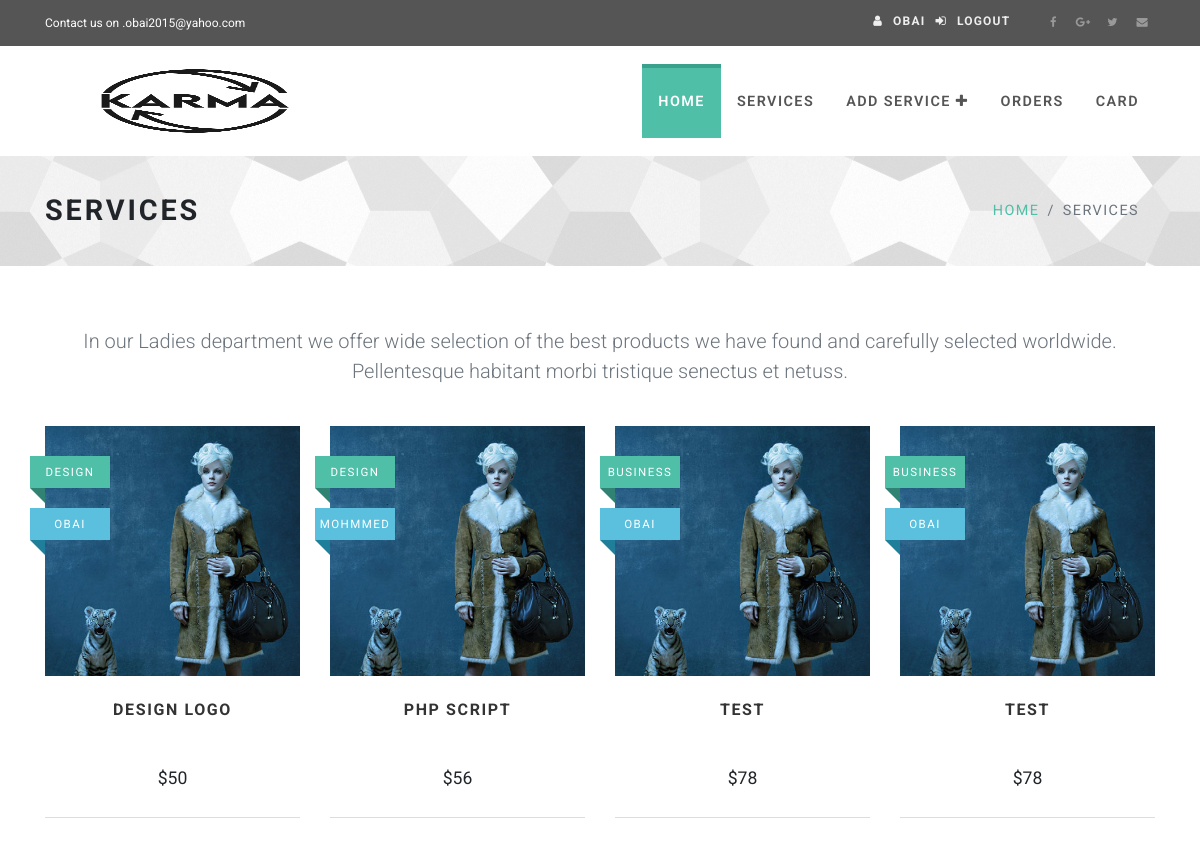
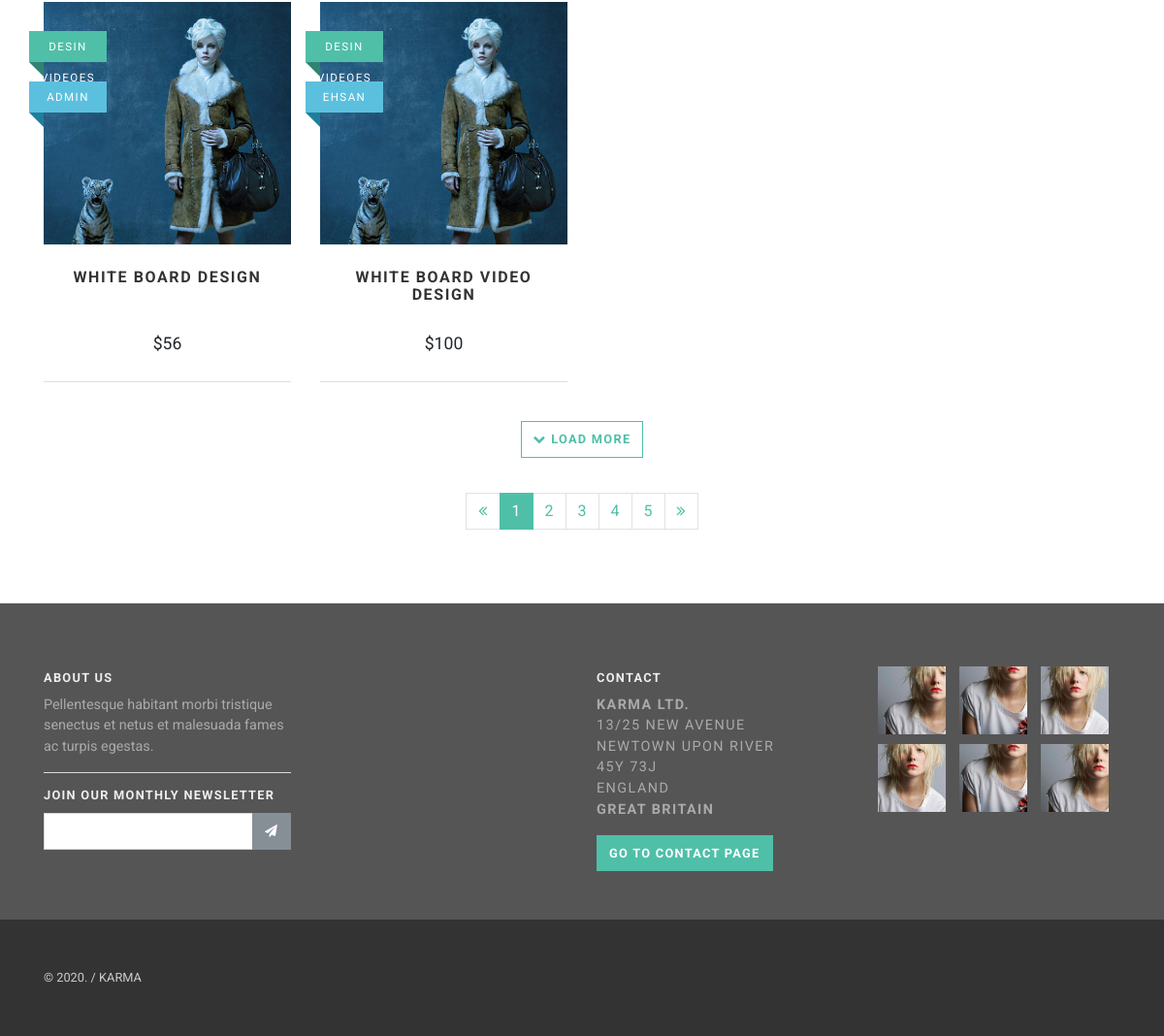
Screenshot of /services.php (signed in) with the database file from the repository (2 pictures, top to bottom).
### tables this page shows
CREATE TABLE `users` (
  `userID` int(11) NOT NULL,
  `Fname` varchar(255) NOT NULL,
  `Lname` varchar(255) NOT NULL,
  `email` varchar(255) NOT NULL,
  `pass` varchar(255) NOT NULL,
  `aboutMe` text NOT NULL,
  `Pimg` varchar(255) NOT NULL,
  `group-id` tinyint(1) NOT NULL DEFAULT 0,
  `createdTime` timestamp NOT NULL DEFAULT current_timestamp()
);

CREATE TABLE `services` (
  `serv_id` int(11) NOT NULL,
  `name` varchar(255) NOT NULL,
  `description` text NOT NULL,
  `price` int(11) NOT NULL,
  `status` varchar(255) NOT NULL,
  `rating` int(11) NOT NULL DEFAULT 0,
  `delivery` varchar(255) NOT NULL,
  `user-id` int(11) NOT NULL,
  `cat-id` int(11) NOT NULL,
  `subb_id` int(11) NOT NULL,
  `date` timestamp NOT NULL DEFAULT current_timestamp()
);

CREATE TABLE `cateogries` (
  `cat_ID` int(11) NOT NULL,
  `cat_name` varchar(255) NOT NULL,
  `ranks` int(11) NOT NULL,
  `visible` tinyint(1) NOT NULL DEFAULT 1
);

### public/init.php (called while the page is built, shortened)
<?php
include 'connect.php';
include './includes/header.php';

### public/services.php (the view, shortened to what this page needs)
<?php
include 'init.php';
if(isset($_SESSION['ID'])){
    $do = isset($_GET['do']) ? $_GET['do'] : 'Manage';
    if($do == 'Manage'){
     $sql2 = "
      SELECT services.*,cateogries.cat_name AS cateogry_name, users.Fname AS user_name, sub_cateogry.sub_name AS sub_cateogry
      FROM services
      INNER JOIN cateogries ON cateogries.cat_ID = services.`cat-id`
      INNER JOIN users ON users.userID = services.`user-id`
      INNER JOIN sub_cateogry ON sub_cateogry.sub_id = services.subb_id ";
      $serma = $conn->prepare($sql2);
      $serma ->execute();
        ?>
<div id="heading-breadcrumbs">
        <div class="container">
          <div class="row d-flex align-items-center flex-wrap">
            <div class="col-md-7">
              <h1 class="h2">Services</h1>
            </div>
            <div class="col-md-5">
              <ul class="breadcrumb d-flex justify-content-end">
                <li class="breadcrumb-item"><a href="index.html">Home</a></li>
                <li class="breadcrumb-item active">Services</li>
              </ul>
            </div>
          </div>
        </div>
      </div>
      <div id="content">
        <div class="container">
          <div class="row bar">
            <div class="col-md-12">
              <p class="text-muted lead text-center">In our Ladies department we offer wide selection of the best products we have found and carefully selected worldwide. Pellentesque habitant morbi tristique senectus et netuss.</p>
              <div class="products-big">
                <div class="row products">
                  <?php
                      while($i = $serma->fetch(PDO::FETCH_OBJ)) {
                        $ids = $i->serv_id;
                        global $ids;
                  ?>
                  <div class="col-lg-3 col-md-4">
                    <div class="product">
                      <div class="image"><a href="shop-detail.html"><img src="img/product1.jpg" alt="" class="img-fluid image1"></a></div>
                      <div class="text">
                        <h3 class="h5"><a href="service-details.php?id=<?php echo $ids; ?>"><?php echo $i->name; ?></a></h3>
                        <p class="price">$<?php echo $i->price; ?></p>
                      </div>
                      <div class="ribbon-holder">
                        <div class="ribbon sale"><small><?php echo $i->cateogry_name; ?></small></div>
                        <div class="ribbon new"><small><?php echo $i->user_name; ?></small></div>
                      </div>
                    </div>
                  </div>
                      <?php } ?>
                </div>
              </div>
              <div class="pages">
                <p class="loadMore text-center"><a href="#" class="btn btn-template-outlined"><i class="fa fa-chevron-down"></i> Load more</a></p>
                <nav aria-label="Page navigation example" class="d-flex justify-content-center">
                  <ul class="pagination">
                    <li class="page-item"><a href="#" class="page-link"> <i class="fa fa-angle-double-left"></i></a></li>
                    <li class="page-item active"><a href="#" class="page-link">1</a></li>
                    <li class="page-item"><a href="#" class="page-link">2</a></li>
                    <li class="page-item"><a href="#" class="page-link">3</a></li>
                    <li class="page-item"><a href="#" class="page-link">4</a></li>
                    <li class="page-item"><a href="#" class="page-link">5</a></li>
                    <li class="page-item"><a href="#" class="page-link"><i class="fa fa-angle-double-right"></i></a></li>
                  </ul>
                </nav>
              </div>
            </div>
          </div>
        </div>
      </div>
   <?php }
    elseif($do == 'Edit') {
        echo 'hello from Edit page ';
    }
    elseif($do == 'Delete') {
        echo 'hello from Delete page ';
    }
}else {
    echo   '<div class="alert alert-danger">YOURE ARE NOT REGESTER PLEASE LOG IN </div>';
}
include './includes/footer.php';

### public/includes/header.php (shortened to what this page needs)
<?php
if(isset($_SESSION['ID'])) {
?>
<!DOCTYPE html>
<html>
  <head>
    <link rel="stylesheet" href="js/jQuery-UI.js">
    <link rel="stylesheet" href="vendor/bootstrap/css/bootstrap.min.css">
    <link rel="stylesheet" href="vendor/font-awesome/css/font-awesome.min.css">
    <link rel="stylesheet" href="vendor/bootstrap-select/css/bootstrap-select.min.css">
    <link rel="stylesheet" href="vendor/owl.carousel/assets/owl.carousel.css">
    <link rel="stylesheet" href="vendor/owl.carousel/assets/owl.theme.default.css">
    <link rel="stylesheet" href="css/style.default.css" id="theme-stylesheet">
    <link rel="stylesheet" href="css/custom.css">
        <link rel="stylesheet" href="//code.jquery.com/ui/1.12.1/themes/base/jquery-ui.css">
  </head>
  <body>
    <div id="all">
      <div class="top-bar">
        <div class="container">
          <div class="row d-flex align-items-center">
            <div class="col-md-6 d-md-block d-none">
              <p>Contact us on .obai2015@yahoo.com</p>
            </div>
            <div class="col-md-6">
              <div class="d-flex justify-content-md-end justify-content-between">
                <?php
                  $sql = "SELECT * FROM users WHERE userID = '".$_SESSION['ID']."'";
                  $stmt3 = $conn->prepare($sql);
                  $stmt3->execute();
                  $inf = $stmt3->fetch(PDO::FETCH_ASSOC);
                ?>
                <div class="login"><a href="profile.php"  class="login-btn"><i class="fa fa-user"></i><span class="d-none d-md-inline-block"><?php if(isset($_SESSION['ID'])) { echo $inf['Fname'];} ?></span></a><a href="logout.php"  class="login-btn"><i class="fa fa-sign-in"></i><span class="d-none d-md-inline-block">Logout</span></a></div>
                <ul class="social-custom list-inline">
                  <li class="list-inline-item"><a href="#"><i class="fa fa-facebook"></i></a></li>
                  <li class="list-inline-item"><a href="#"><i class="fa fa-google-plus"></i></a></li>
                  <li class="list-inline-item"><a href="#"><i class="fa fa-twitter"></i></a></li>
                  <li class="list-inline-item"><a href="#"><i class="fa fa-envelope"></i></a></li>
                </ul>
              </div>
            </div>
          </div>
        </div>
      </div>
      <header class="nav-holder make-sticky">
        <div id="navbar" role="navigation" class="navbar navbar-expand-lg">
          <div class="container"><a href="dashboard.php" class="navbar-brand home"><img src="karma2.png" width="300px" height="100px" alt="Universal logo" class="d-none d-md-inline-block"></a>
            <div id="navigation" class="navbar-collapse collapse">
              <ul class="nav navbar-nav ml-auto">
                <li class="nav-item  active"><a href="dashboard.php" >Home <b class="caret"></b></a>
                    </li>
                  </ul>
                <li class="nav-item dropdown menu-large"><a href="services.php"  >Services<b class="caret"></b></a>
                </li>
                <li class="nav-item dropdown menu-large"><a href="services.php?do=Add"  >Add service <i class="fa fa-plus"></i> <b class="caret"></b></a>
                </li>
                <li class="nav-item dropdown menu-large"><a href="order.php"  >Orders<b class="caret"></b></a>
                </li>
                <li class="nav-item dropdown"><a href="card.php"  >card <b class="caret"></b></a>
                </li>
            </div>
          </div>
        </div>
      </header>
<?php }else {
     header ('location:index.php');
} ?>

### public/includes/footer.php (shortened to what this page needs)
   <footer class="main-footer">
        <div class="container">
          <div class="row">
            <div class="col-lg-3">
              <h4 class="h6">About Us</h4>
              <p>Pellentesque habitant morbi tristique senectus et netus et malesuada fames ac turpis egestas.</p>
              <hr>
              <h4 class="h6">Join Our Monthly Newsletter</h4>
              <form>
                <div class="input-group">
                  <input type="text" class="form-control">
                  <div class="input-group-append">
                    <button type="button" class="btn btn-secondary"><i class="fa fa-send"></i></button>
                  </div>
                </div>
              </form>
            </div>
            <div class="col-lg-3">
            </div>
            <div class="col-lg-3">
              <h4 class="h6">Contact</h4>
              <p class="text-uppercase"><strong>Karma Ltd.</strong><br>13/25 New Avenue <br>Newtown upon River <br>45Y 73J <br>England <br><strong>Great Britain</strong></p><a href="contact.html" class="btn btn-template-main">Go to contact page</a>
            </div>
            <div class="col-lg-3">
              <ul class="list-inline photo-stream">
                <li class="list-inline-item"><a href="#"><img src="img/detailsquare.jpg" alt="..." class="img-fluid"></a></li>
                <li class="list-inline-item"><a href="#"><img src="img/detailsquare2.jpg" alt="..." class="img-fluid"></a></li>
                <li class="list-inline-item"><a href="#"><img src="img/detailsquare3.jpg" alt="..." class="img-fluid"></a></li>
                <li class="list-inline-item"><a href="#"><img src="img/detailsquare3.jpg" alt="..." class="img-fluid"></a></li>
                <li class="list-inline-item"><a href="#"><img src="img/detailsquare2.jpg" alt="..." class="img-fluid"></a></li>
                <li class="list-inline-item"><a href="#"><img src="img/detailsquare.jpg" alt="..." class="img-fluid"></a></li>
              </ul>
            </div>
          </div>
        </div>
        <div class="copyrights">
          <div class="container">
            <div class="row">
              <div class="col-lg-4 text-center-md">
                <p>&copy; 2020.  / KARMA</p>
              </div>
            </div>
          </div>
        </div>
      </footer>
    </div>
</body>
</html>

### rows the page displays
users: Fname "OBAI"
services: name "DESIGN LOGO", price "50", value "DESIGN", value "OBAI"
services: name "PHP SCRIPT", price "56", value "DESIGN", value "MOHMMED"
services: name "TEST", price "78", value "BUSINESS", value "OBAI"
services: name "TEST", price "78", value "BUSINESS", value "OBAI"
services: name "WHITE BOARD DESIGN", price "56", value "DESIN VIDEOES", value "ADMIN"
services: name "WHITE BOARD VIDEO DESIGN", price "100", value "DESIN VIDEOES", value "EHSAN"
